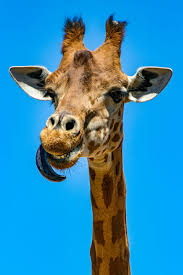
#> input picture MNS Computer Practical - Exerice and Final Project/Exercise 3/im1.png, 183 x 275 px
$ jupyter execute MnS_CP_Problem_Set_3_Poulami_Ghosh.ipynb
#> lines starting #> are read from the running program, lines starting #| are printed output that depends on the picture
## 1. Visual stimulus.

[cell 1]
import numpy as np
import matplotlib.pyplot as plt

#### (a) Approximate the visual field (x; y) with a 2-dimensional grid of uniformly-distributed photoreceptors (retina) at ($x_{i}; y_{j}$)

[cell 2]
x0 = 5 ## np.deg2rad(5)
y0 = 5 ## np.deg2rad(5)
dx = 0.1 ## np.deg2rad(0.1)
dy = 0.1 ## np.deg2rad(0.1)
nx = int(2*x0/dx)
ny = int(2*y0/dy)

i = np.arange(0,nx+1)
j = np.arange(0,ny+1)

x = -x0 + i*dx
y = -y0 + j*dy

# The meshgrid function returns
# two 2-dimensional arrays taking in 2 1-dimensional arrays
X2D,Y2D = np.meshgrid(x,y)
print(X2D.shape)
print(Y2D.shape)

#### (b) Compute a sinusoidal grating on the grid specified in (a)
s(x; y) =Acos(KxcosΘ +KysinΘ−Φ)

[cell 3]
def sinusoidal_grating_function(theta, phi, K, A, x, y):
    return A*np.cos(K*x*np.cos(theta)+ K*y*np.sin(theta) - phi)

s = sinusoidal_grating_function(0, 0, np.pi, 1, X2D, Y2D)
plt.imshow(s)
plt.colorbar()
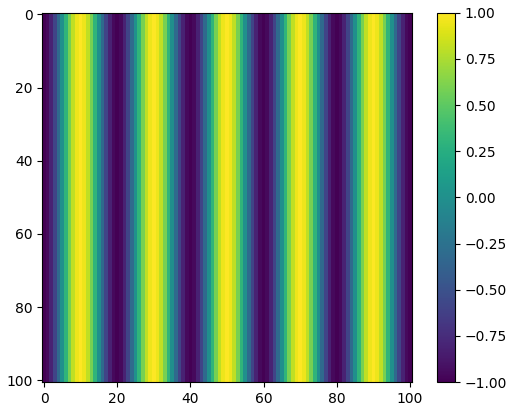
#> figure drawn by matplotlib, 2 panels

#### (c) Vary the orientation $\theta$ and the spatial frequency K and plot the resulting gratings.

[cell 4]
theta = np.array([0, np.pi/2, np.pi/4, np.pi/6, np.pi/2])
K = np.array([np.pi/4, np.pi/6, np.pi/3, np.pi/2, np.pi])

fig, axes = plt.subplots(nrows=len(K), ncols=len(theta), figsize=(10, 10))
for i in range(len(theta)):
    for j in range(len(K)):
        Z1 = sinusoidal_grating_function(theta[i], 0, K[j], 1, X2D, Y2D)
        axes[j][i].imshow(Z1)
        fig.tight_layout()
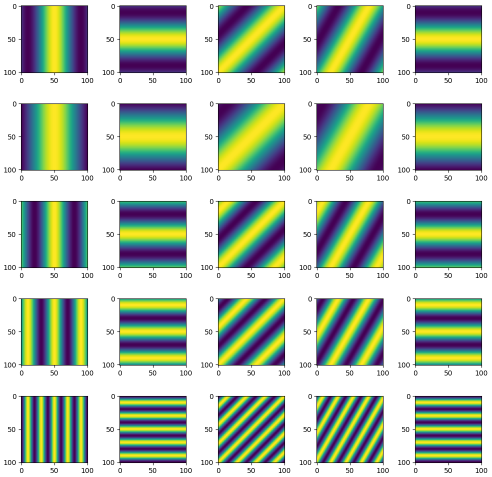
#> figure drawn by matplotlib, 25 panels

### 2. A model of receptive fields.
$D_{s}(x, y)$ =1/(2π$σ_{x}σ_{y}$)*exp(−$x^{2}/2σ^{2}_{x}−y^{2}/2σ^{2}_{y}$)cos(kx−φ)

#### (a) Implement a Gabor function as a model of a receptive field

[cell 5]
def gabor_function(sigma_x, sigma_y, k, phi, x, y):
    return 1/(2*np.pi*sigma_x*sigma_y)* np.exp(-np.square(x)/(2*np.square(sigma_x)) - np.square(y)/(2*np.square(sigma_y))) *np.cos(k*x - phi)

[cell 6]
D_s = gabor_function(2, 1, np.pi, 0, X2D, Y2D)
plt.imshow(D_s)
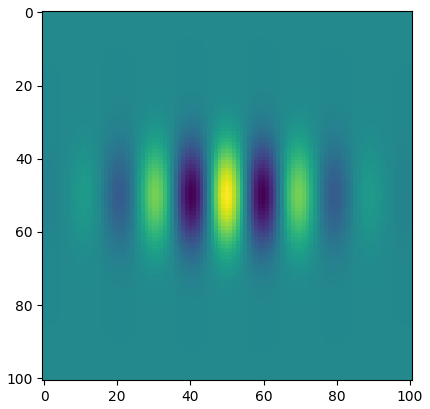
#> figure drawn by matplotlib, 1 panel

#### (b) What are the optimal stimuli for a neuron with such a RF? Where can you find a neuron with such a RF? Does this RF characterize a simple cell or a complex cell and why?

- **the optimal stimuli for a neuron with such a RF** : The optimal stimuli for a neuron is when it result  in maximum response for a given receptive field. The response is maximum when the orientation(Θ) is 0$^\circ$ and the frequency and phase of the stimulus matches with that of the receptive field (i.e Θ=0, K=k, $\phi_{s}$=$\phi_{r}$ (φ=0)). These can be ON centred and OFF surrounding cells.
- **Where can you find a neuron with such a RF** : These type of cells can be often found in V1 layer of visual cortex.
- **RF characterize a simple cell or a complex cell and why** : This neuron characterizes a simple cell, because there are distinct ON and OFF region and the simluli from different locations within the receptive field sum linearly.

#### (c) The linear response rs of a neuron with receptive field Ds to a visual stimulus s, is given by
    rs=∫s(x, y)Ds(x, y)dxdy

[cell 7]
def linear_response(stimulus, gabor_function, dx, dy):
    return np.sum(stimulus * gabor_function * dx * dy)


def linear_response_attribute_specific(sigma_x, sigma_y, theta, phi, K, k, A, x, y):
    s_a = sinusoidal_grating_function(theta, phi, K, A, x, y)
    D_s_a = gabor_function(sigma_x, sigma_y, k, phi, x, y)
    return linear_response(s_a, D_s_a, dx, dy)

[cell 8]
r_s = linear_response(s, D_s, dx, dy )
print(f'{r_s = }')

A = np.full(X2D.shape, 1)
r_a = linear_response(A, D_s, dx, dy)
print(f'{r_a = }')

#### Explain the difference in the resposne.

From plot in 2a) we can see that the receptive field is having a high frequency pattern for bright and dark spots.
- r_s : When the stimulus is given by the plot in 1b(with orientation, phase and frequency matching with that of the receptive field), the response is higher(optimal) when convolved.
- r_a : When the stimulus is a uniformly illuminated visual field, the frequency of the image is not matching with that of the receptive field and thus when convolved, the response gets overridden resulting in a small value.

### 3. Tuning Curve. A tuning curve describes the dependence of the neuronal response on a parameter of the stimulus such as spatial frequency, orientation or phase. Plot the neuronal response r to the grating from the exercise 1b as a function of

#### (a) stimulus orientation $\theta$,

[cell 9]
theta = np.arange(-np.pi,np.pi, 0.1)
r = np.ones(len(theta))

for i in range(len(theta)):
    s_a = sinusoidal_grating_function(theta[i], 0, np.pi, 1, X2D, Y2D)
    D_s_a = gabor_function(2, 1, np.pi, 0,  X2D, Y2D)
    r[i] = linear_response(s_a, D_s_a, dx, dy)

plt.plot(theta, r)
plt.grid()
plt.title("Response Plot")
plt.ylabel('Response as a function of theta')
plt.xlabel('Theta')
plt.show()
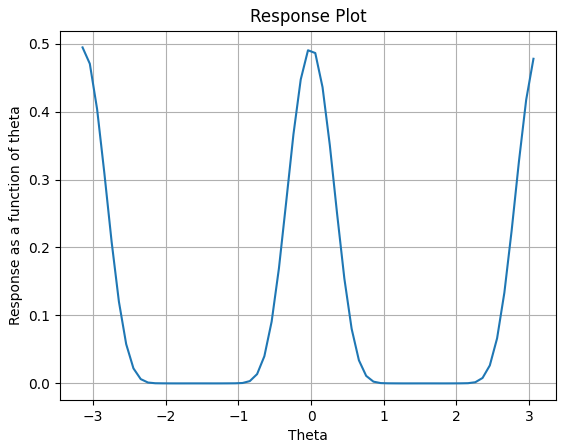
#> figure drawn by matplotlib, 1 panel; curve peaks at x = -3.14, y = 0.494

#### (b) ratio of the stimulus’ spatial frequency to the cell’s preferred value K/k

[cell 10]
k = np.array([np.pi/3, np.pi/4, np.pi])
ratio = np.arange(0, 5, 0.1)
r = np.ones(len(ratio))
for i in range(len(ratio)):
    for j in range(len(k)):
        r[i] = linear_response_attribute_specific(2, 1, 0, 0, ratio[i]*k[j], k[j], 1, X2D, Y2D)


plt.plot(ratio, r)
plt.title("Response Plot")
plt.ylabel('Response as a function of ratio "K/k"')
plt.xlabel('Frequency Ratio "K/k"')
plt.show()
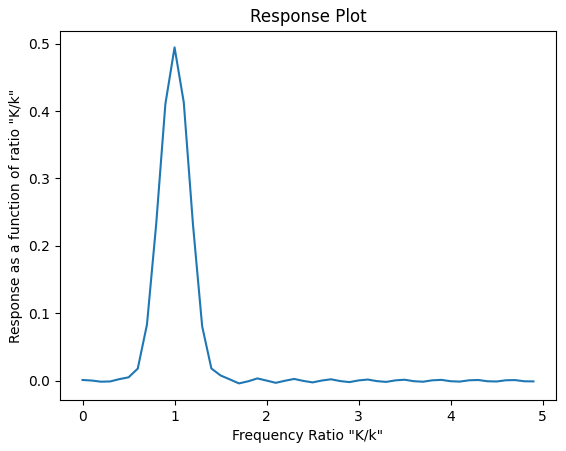
#> figure drawn by matplotlib, 1 panel; curve peaks at x = 1, y = 0.494

#### (c) stimulus’ spatial phase $\phi$

[cell 11]
phi = np.arange(-np.pi, np.pi, 0.1)
r = np.ones(len(phi))
for i in range(len(phi)):
    r[i] = linear_response_attribute_specific(2, 1, 0, phi[i], np.pi, np.pi, 1, X2D, Y2D)

plt.plot(phi, r)

plt.grid()
plt.title("Response Plot")
plt.ylabel('Response as a function of phi')
plt.xlabel('Phase "phi"')
plt.show()
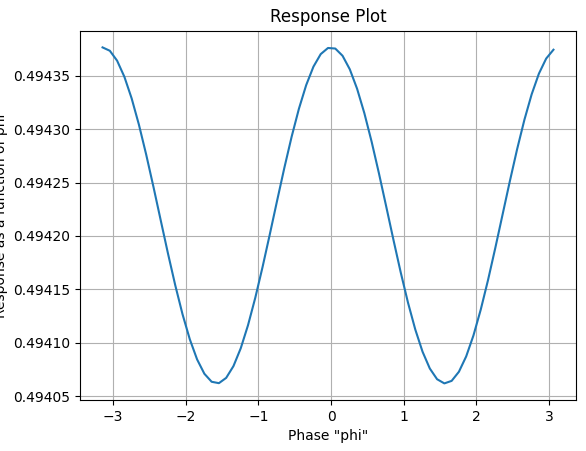
#> figure drawn by matplotlib, 1 panel; curve peaks at x = -3.14, y = 0.494

#### Characterize the receptive field in terms of its selectivity (spatial, orientation and spatial frequency) and preferred stimulus (the stimulus giving rise to maximal response)

The optimal response is obtained, for the following :

- Θ(spatial orientation of the stimulus) = 0
- K(spatial frequency of the stimulus) = k(cell’s preferred value as per the peceptive field)
- φ(spatial phase of the stimulus) = 0

Thus as we move away from these values the response decreases. However for Θ and φ, the response would be high again after every interval of $\pi$ as these two values are radial orientation.

### 4. Bonus Exercise: Image Filtering.

#### (a) Load an arbitrary image as a visual stimulus (see Moodle for examples or pick any picture of your choice). For further processing convert the image to grayscale. Hint: You can use *matplotlib.pyplot.imread*.

[cell 12]
from skimage.color import rgb2gray

img = plt.imread('im1.png')
#> img is the input picture: shape (275, 183, 3) float32; mean R, G, B 0.176, 0.551, 0.721
gray = rgb2gray(img)
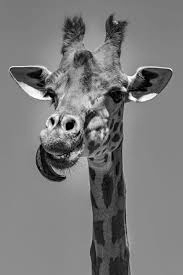
#> gray: shape (275, 183) float32; min 0, max 1, mean 0.484

#### (b) Implement equation 5 for cells with receptive fields centered on the same grid as the input stimulus. As before, assume the stimulus to range from -5$^\circ$ to 5$^\circ$ in both x and y coordinates. Use k = 8$\pi$/degree , $\phi$ = $\pi$/2, $\sigma_{x}$ = $\sigma_{y}$ = 1/8$^\circ$. Plot the original and the resulting image.

[cell 13]
import scipy.signal

s = gray
D_s = gabor_function(1/8, 1/8, 8*np.pi, np.pi/2, X2D, Y2D)
z = scipy.signal.fftconvolve(s, D_s, 'same')
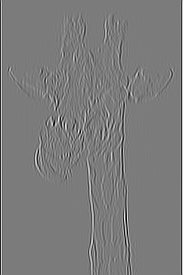
#> z: shape (275, 183) float64; min -5.35, max 5.67, mean 1.62e-05; drawn with min black and max white

fig, axes = plt.subplots(nrows=1, ncols=3, figsize=(10, 10))
axes[0].imshow(img)
axes[0].set_title('Actual Image')
axes[1].imshow(gray, cmap=plt.get_cmap('gray'))
axes[1].set_title('Grayed Image')
axes[2].imshow(z, cmap=plt.get_cmap('gray'))
axes[2].set_title('Filtered Image')

fig.tight_layout()

$ run again, with MNS Computer Practical - Exerice and Final Project/Exercise 3/im2.png copied over MNS Computer Practical - Exerice and Final Project/Exercise 3/im1.png
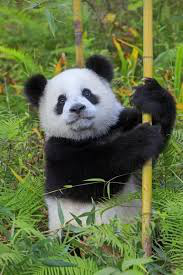
#> input picture MNS Computer Practical - Exerice and Final Project/Exercise 3/im2.png, 183 x 275 px
#> img is the input picture: shape (275, 183, 3) float32; mean R, G, B 0.376, 0.434, 0.268
#> `gray = rgb2gray(img)`:
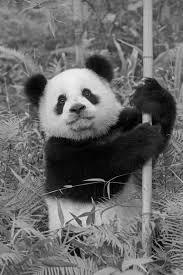
#> gray: shape (275, 183) float32; min 0, max 0.945, mean 0.41
#> `z = scipy.signal.fftconvolve(s, D_s, 'same')`:
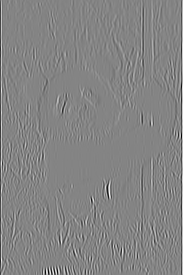
#> z: shape (275, 183) float64; min -7.26, max 6.74, mean -0.00015; drawn with min black and max white

$ run again, with MNS Computer Practical - Exerice and Final Project/Exercise 3/im3.png copied over MNS Computer Practical - Exerice and Final Project/Exercise 3/im1.png
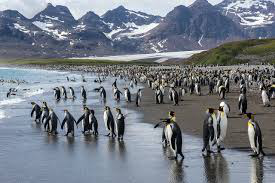
#> input picture MNS Computer Practical - Exerice and Final Project/Exercise 3/im3.png, 275 x 183 px
#> img is the input picture: shape (183, 275, 3) float32; mean R, G, B 0.459, 0.486, 0.524
#> `gray = rgb2gray(img)`:
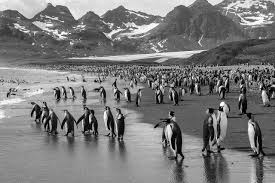
#> gray: shape (183, 275) float32; min 0, max 0.999, mean 0.483
#> `z = scipy.signal.fftconvolve(s, D_s, 'same')`:
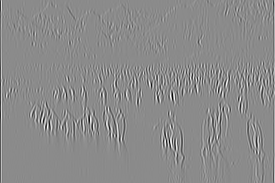
#> z: shape (183, 275) float64; min -10.19, max 8.49, mean 0.0014; drawn with min black and max white
